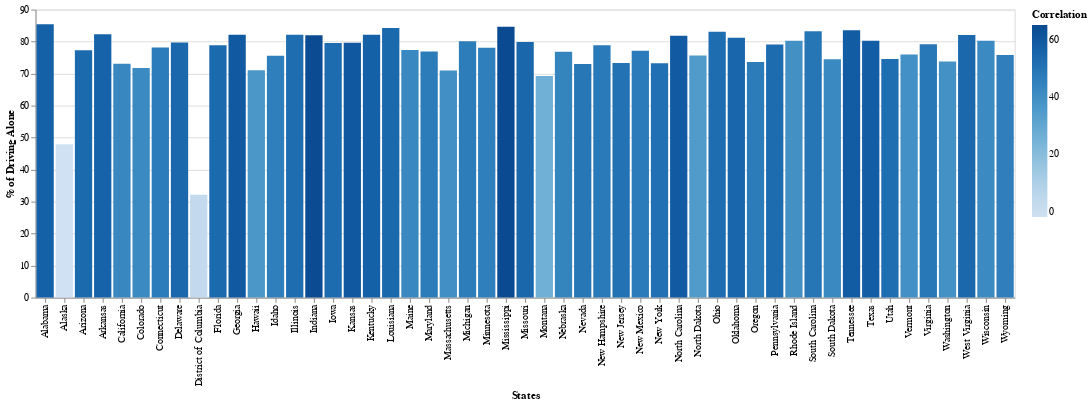

This figure's notebook cell:
### Markdown cell above
The chart displays the percentage of alcohol deaths that occur on average occur within each state.

*  Lighter Shade- Higher correlation with % of alcohol deaths and % of driving 
*  Darker Shade - Higher correlation with % of alcohol deaths and % of driving alone

### Code cell
s.show_chart(s.y_values[1])

### Figure 1 — Vega-Lite specification as saved in the notebook (floating-point values rounded to 4 significant figures)
{"config": {"view": {"continuousWidth": 400, "continuousHeight": 300}}, "data": {"name": "data-5337922e464441f106d58c29c80f9dab"}, "mark": {"type": "bar", "outerRadius": 80}, "encoding": {"color": {"field": "Correlation", "type": "quantitative"}, "x": {"field": "States", "type": "nominal"}, "y": {"field": "% of Driving Alone", "type": "quantitative"}}, "$schema": "https://vega.github.io/schema/vega-lite/v4.17.0.json", "datasets": {"data-5337922e464441f106d58c29c80f9dab": [{"States": "Alabama", "% of Alcohol Deaths": 28.39, "% of Driving Alone": 85.44, "id": 1, "Correlation": 57.05}, {"States": "Alaska", "% of Alcohol Deaths": 49.78, "% of Driving Alone": 47.91, "id": 2, "Correlation": -1.87}, {"States": "Arizona", "% of Alcohol Deaths": 23.39, "% of Driving Alone": 77.27, "id": 3, "Correlation": 53.87}, {"States": "Arkansas", "% of Alcohol Deaths": 25.95, "% of Driving Alone": 82.27, "id": 4, "Correlation": 56.32}, {"States": "California", "% of Alcohol Deaths": 30.31, "% of Driving Alone": 73.11, "id": 5, "Correlation": 42.8}, {"States": "Colorado", "% of Alcohol Deaths": 29.93, "% of Driving Alone": 71.77, "id": 6, "Correlation": 41.84}, {"States": "Connecticut", "% of Alcohol Deaths": 30.84, "% of Driving Alone": 78.15, "id": 7, "Correlation": 47.31}, {"States": "Delaware", "% of Alcohol Deaths": 25.48, "% of Driving Alone": 79.75, "id": 8, "Correlation": 54.27}, {"States": "District of Columbia", "% of Alcohol Deaths": 29.05, "% of Driving Alone": 32.12, "id": 9, "Correlation": 3.07}, {"States": "Florida", "% of Alcohol Deaths": 25.2, "% of Driving Alone": 78.84, "id": 10, "Correlation": 53.64}, {"States": "Georgia", "% of Alcohol Deaths": 22.72, "% of Driving Alone": 82.12, "id": 11, "Correlation": 59.39}, {"States": "Hawaii", "% of Alcohol Deaths": 34.41, "% of Driving Alone": 71.05, "id": 12, "Correlation": 36.63}, {"States": "Idaho", "% of Alcohol Deaths": 29.51, "% of Driving Alone": 75.57, "id": 13, "Correlation": 46.06}, {"States": "Illinois", "% of Alcohol Deaths": 29.38, "% of Driving Alone": 82.13, "id": 14, "Correlation": 52.75}, {"States": "Indiana", "% of Alcohol Deaths": 17.1, "% of Driving Alone": 82.0, "id": 15, "Correlation": 64.89}, {"States": "Iowa", "% of Alcohol Deaths": 26.68, "% of Driving Alone": 79.6, "id": 16, "Correlation": 52.92}, {"States": "Kansas", "% of Alcohol Deaths": 19.43, "% of Driving Alone": 79.61, "id": 17, "Correlation": 60.18}, {"States": "Kentucky", "% of Alcohol Deaths": 25.04, "% of Driving Alone": 82.11, "id": 18, "Correlation": 57.07}, {"States": "Louisiana", "% of Alcohol Deaths": 30.09, "% of Driving Alone": 84.21, "id": 19, "Correlation": 54.12}, {"States": "Maine", "% of Alcohol Deaths": 34.99, "% of Driving Alone": 77.39, "id": 20, "Correlation": 42.4}, {"States": "Maryland", "% of Alcohol Deaths": 29.96, "% of Driving Alone": 76.91, "id": 21, "Correlation": 46.95}, {"States": "Massachusetts", "% of Alcohol Deaths": 31.34, "% of Driving Alone": 70.95, "id": 22, "Correlation": 39.61}, {"States": "Michigan", "% of Alcohol Deaths": 33.53, "% of Driving Alone": 80.08, "id": 23, "Correlation": 46.55}, {"States": "Minnesota", "% of Alcohol Deaths": 32.02, "% of Driving Alone": 78.06, "id": 24, "Correlation": 46.04}, {"States": "Mississippi", "% of Alcohol Deaths": 19.22, "% of Driving Alone": 84.62, "id": 25, "Correlation": 65.4}, {"States": "Missouri", "% of Alcohol Deaths": 25.0, "% of Driving Alone": 79.91, "id": 26, "Correlation": 54.9}, {"States": "Montana", "% of Alcohol Deaths": 43.06, "% of Driving Alone": 69.28, "id": 27, "Correlation": 26.22}, {"States": "Nebraska", "% of Alcohol Deaths": 32.74, "% of Driving Alone": 76.85, "id": 28, "Correlation": 44.12}, {"States": "Nevada", "% of Alcohol Deaths": 23.94, "% of Driving Alone": 73.0, "id": 29, "Correlation": 49.06}, {"States": "New Hampshire", "% of Alcohol Deaths": 31.05, "% of Driving Alone": 78.85, "id": 30, "Correlation": 47.8}, {"States": "New Jersey", "% of Alcohol Deaths": 22.73, "% of Driving Alone": 73.34, "id": 31, "Correlation": 50.61}, {"States": "New Mexico", "% of Alcohol Deaths": 29.45, "% of Driving Alone": 77.15, "id": 32, "Correlation": 47.7}, {"States": "New York", "% of Alcohol Deaths": 21.83, "% of Driving Alone": 73.25, "id": 33, "Correlation": 51.42}, {"States": "North Carolina", "% of Alcohol Deaths": 22.82, "% of Driving Alone": 81.81, "id": 34, "Correlation": 59.0}, {"States": "North Dakota", "% of Alcohol Deaths": 40.77, "% of Driving Alone": 75.66, "id": 35, "Correlation": 34.9}, {"States": "Ohio", "% of Alcohol Deaths": 30.51, "% of Driving Alone": 83.1, "id": 36, "Correlation": 52.59}, {"States": "Oklahoma", "% of Alcohol Deaths": 26.2, "% of Driving Alone": 81.22, "id": 37, "Correlation": 55.03}, {"States": "Oregon", "% of Alcohol Deaths": 26.67, "% of Driving Alone": 73.62, "id": 38, "Correlation": 46.95}, {"States": "Pennsylvania", "% of Alcohol Deaths": 26.03, "% of Driving Alone": 79.06, "id": 39, "Correlation": 53.03}, {"States": "Rhode Island", "% of Alcohol Deaths": 41.14, "% of Driving Alone": 80.3, "id": 40, "Correlation": 39.16}, {"States": "South Carolina", "% of Alcohol Deaths": 33.76, "% of Driving Alone": 83.22, "id": 41, "Correlation": 49.46}, {"States": "South Dakota", "% of Alcohol Deaths": 32.62, "% of Driving Alone": 74.49, "id": 42, "Correlation": 41.87}, {"States": "Tennessee", "% of Alcohol Deaths": 24.85, "% of Driving Alone": 83.57, "id": 43, "Correlation": 58.72}, {"States": "Texas", "% of Alcohol Deaths": 22.04, "% of Driving Alone": 80.3, "id": 44, "Correlation": 58.25}, {"States": "Utah", "% of Alcohol Deaths": 22.38, "% of Driving Alone": 74.58, "id": 45, "Correlation": 52.2}, {"States": "Vermont", "% of Alcohol Deaths": 36.49, "% of Driving Alone": 75.95, "id": 46, "Correlation": 39.46}, {"States": "Virginia", "% of Alcohol Deaths": 30.43, "% of Driving Alone": 79.19, "id": 47, "Correlation": 48.76}, {"States": "Washington", "% of Alcohol Deaths": 34.99, "% of Driving Alone": 73.75, "id": 48, "Correlation": 38.76}, {"States": "West Virginia", "% of Alcohol Deaths": 27.75, "% of Driving Alone": 82.06, "id": 49, "Correlation": 54.3}, {"States": "Wisconsin", "% of Alcohol Deaths": 38.55, "% of Driving Alone": 80.3, "id": 50, "Correlation": 41.75}, {"States": "Wyoming", "% of Alcohol Deaths": 30.01, "% of Driving Alone": 75.81, "id": 51, "Correlation": 45.81}]}}
